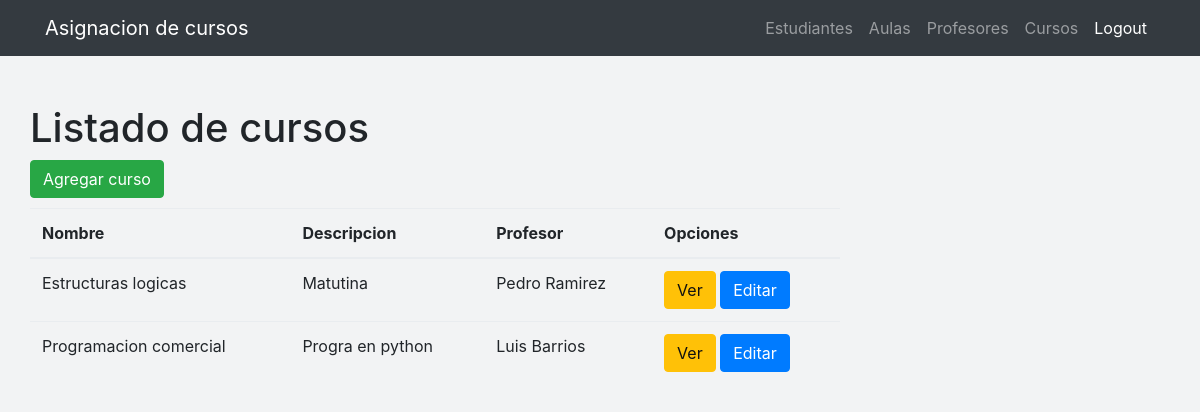
Before: /cursos/list/ (signed in) with the older database file.
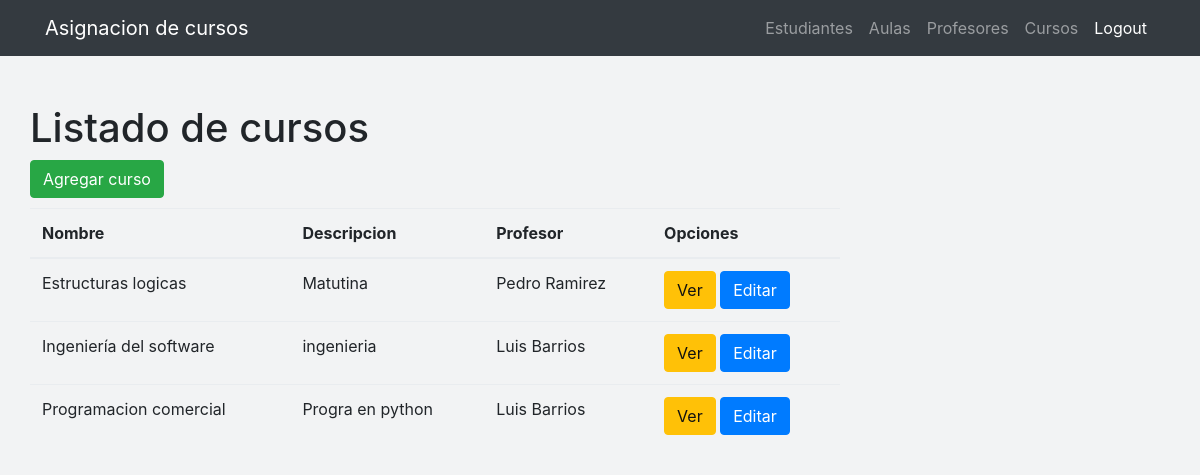
After: the same page with the newer database file.
### estudiantes/models.py (models this page shows, shortened)
class Curso(models.Model):
    nombre  =   models.CharField(max_length=30)
    descripcion  =   models.CharField(max_length=100)
    fecha_creacion = models.DateField()
    profesor = models.ForeignKey(Profesor, on_delete=models.CASCADE)
    aula = models.ForeignKey(Aula, on_delete=models.CASCADE, blank=True, null=True)
    class Meta:
        ordering = ('nombre',)

class Profesor(models.Model):
    nombre = models.CharField(max_length=50)
    apellido = models.CharField(max_length=50)
    dpi = models.CharField(max_length=20)
    edad = models.IntegerField()
    direccion = models.CharField(max_length=80)
    email = models.EmailField()
    def __str__(self):              # __unicode__ on Python 2
        return "%s %s" % (self.nombre, self.apellido)

### estudiantes/views.py (the view)
# urls.py: url(r'^cursos/list/$', views.cursos_list, name='cursos_list'),
@login_required
def cursos_list(request):
    cursos = Curso.objects.all()
    return render(request, 'estudiantes/cursos_list.html', {'cursos': cursos})

### estudiantes/templates/estudiantes/cursos_list.html (shortened to what this page needs)
{% extends 'estudiantes/base.html' %}
{% block content %}
<div class="portlet-body">
  <div class="portlet-title">
    <h1>Listado de cursos</h1>
  </div>
    <div class="row">
      <div class="col-md-6">
        <div class="btn-group">
          <a href="{% url 'curso_nuevo'%}">
            <button id="sample_editable_1_new" class="btn btn-success">
              Agregar curso
            </button>
          </a>
        </div>
      </div>
      <br>
      <br>
  <div class="col-md-12 col-sm-12 col-xs-12" >
    <div class="table-responsive">
      <table class="table table-hover ">
        <thead>
          <tr role="row" class="">
            <th>Nombre</th>
            <th>Descripcion</th>
            <th>Profesor</th>
            <th>Opciones</th>
          </tr>
        </thead>
        <tbody>
          {% for curso in cursos %}
          <tr>
              <td>{{ curso.nombre }}</td>
              <td>{{ curso.descripcion|linebreaksbr }}</td>
              <td>{{ curso.profesor }}</td>
              <td>
                <a href="{% url 'curso_ver' pk=curso.pk %}" class="btn btn-warning">Ver</a>
                <a href="{% url 'curso_editar' pk=curso.pk %}" class="btn btn-primary">Editar</a>
              </td>
          </tr>
          {% endfor %}
        </tbody>
      </table>
    </div>
  </div>
 </div>
</div>
{% endblock %}

Changed rows visible on the page:
added Curso: nombre "Ingeniería del software", descripcion "ingenieria", profesor "Luis Barrios"
